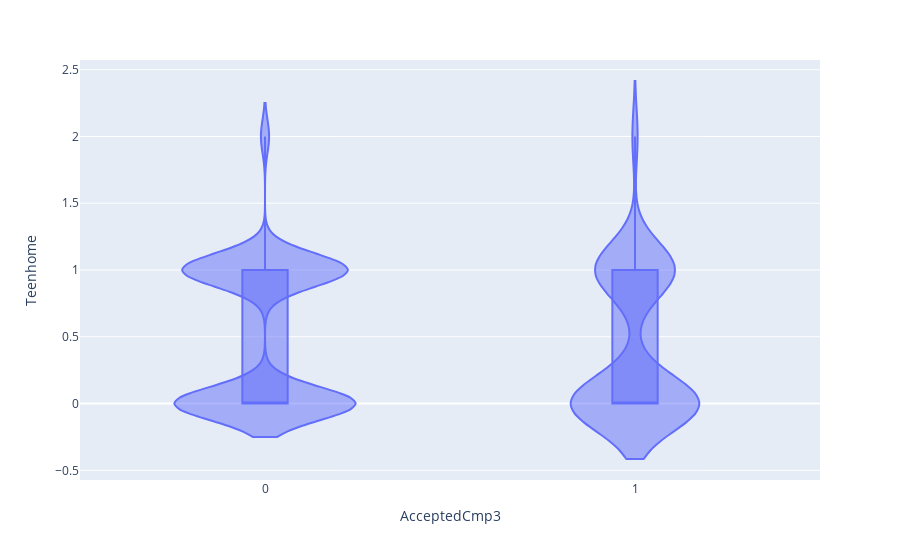

The cell this chart's notebook holds for it:
### Code cell
#4D
fig = px.violin(df, y= 'Teenhome', x = 'AcceptedCmp3', box = True)
fig.show()

### Figure 1 — Plotly figure (JSON) as saved in the notebook; plotly's stock layout.template omitted (floating-point values rounded to 4 significant figures; data arrays with more than 128 entries replaced by an {"elided": "..."} marker saying what was removed)
{"data": [{"alignmentgroup": "True", "box": {"visible": true}, "hovertemplate": "AcceptedCmp3=%{x}<br>Teenhome=%{y}<extra></extra>", "legendgroup": "", "marker": {"color": "#636efa"}, "name": "", "offsetgroup": "", "orientation": "v", "scalegroup": "True", "showlegend": false, "type": "violin", "x": {"elided": "2240 int values"}, "x0": " ", "xaxis": "x", "y": {"elided": "2240 int values"}, "y0": " ", "yaxis": "y"}], "layout": {"autosize": true, "legend": {"tracegroupgap": 0}, "margin": {"t": 60}, "violinmode": "group", "xaxis": {"anchor": "y", "autorange": true, "domain": [0, 1], "range": [-0.5, 1.5], "title": {"text": "AcceptedCmp3"}, "type": "linear"}, "yaxis": {"anchor": "x", "autorange": true, "domain": [0, 1], "range": [-0.5726, 2.573], "title": {"text": "Teenhome"}, "type": "linear"}}}
